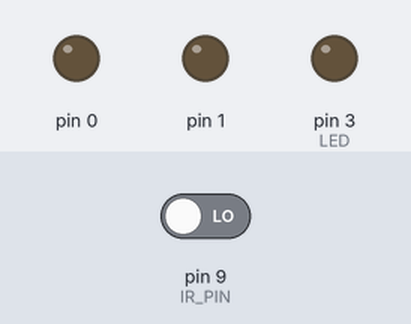
Simulated run of this sketch. Board: Arduino Uno, built with avr-gcc and run on an emulated ATmega328P. Parts: output pins drawn as LEDs (lit = HIGH). Inputs (shaded band) come from the test bench; at power-on: pin 9 (IR_PIN) LOW.

Above: at 1.3 s.
1.4 s: pin 9 (IR_PIN) driven HIGH
At 3.3 s:
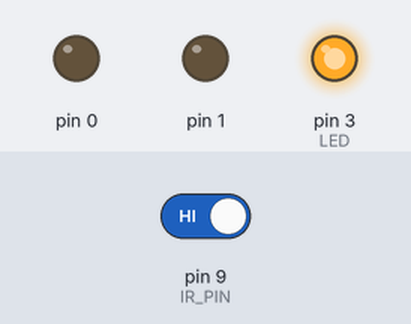
3.6 s: pin 9 (IR_PIN) driven LOW
At 4.8 s:
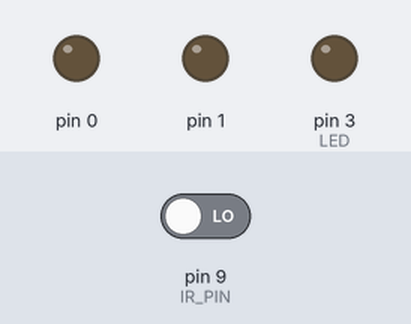
Timing chart, 0 to 6.6 s (numbered marks = the images above; inputs shaded):
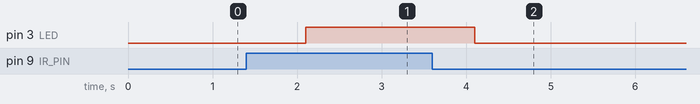

Measured:
- after the input at 1.4 s, pin 3 (LED): LOW → HIGH after 0.70 s
- after the input at 3.6 s, pin 3 (LED): HIGH → LOW after 0.50 s

The sketch:

Practical_No_9.ino
```cpp
#include <Arduino.h>
#define IR_PIN 9
#define LED 3

void setup()
{
  pinMode(IR_PIN, INPUT);
  pinMode(LED, OUTPUT);

  pinMode(0, OUTPUT);
  pinMode(1, OUTPUT);
  digitalWrite(0, LOW);
  digitalWrite(1, LOW);

  digitalWrite(LED, LOW);
  delay(100);
}

void loop()
{
  if (digitalRead(IR_PIN))
  {
    digitalWrite(LED, HIGH);
  }
  else
  {
    digitalWrite(LED, LOW);
  }

  delay(1000);
}
```
